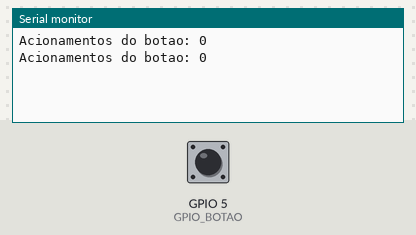
Recording of a sketch running on a simulated ESP32. Shown: the last lines printed to the serial monitor. The inputs (shaded band) are chosen by the test bench; at power-on: GPIO 5 (GPIO_BOTAO) LOW.

Above: at 1.2 s.
1.3 s: GPIO 5 (GPIO_BOTAO) pulled HIGH for 0.15 s
At 2.3 s:
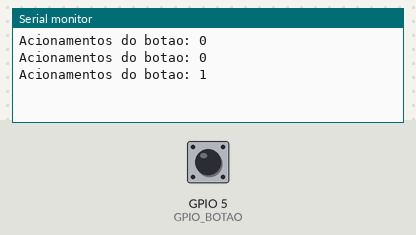
2.9 s: GPIO 5 (GPIO_BOTAO) pulled HIGH for 1 s
At 3.8 s:
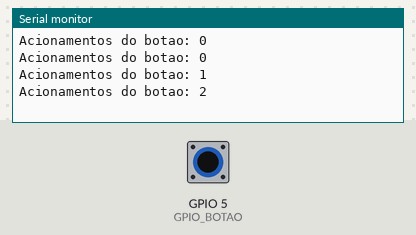
5.4 s: GPIO 5 (GPIO_BOTAO) pulled HIGH for 0.15 s
At 6.6 s:
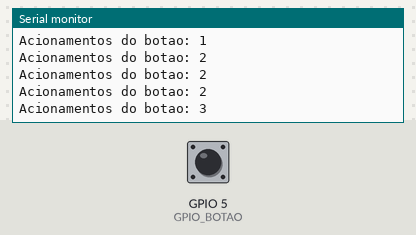
Timing chart, 0 to 8.4 s (numbered marks = the images above; inputs shaded):
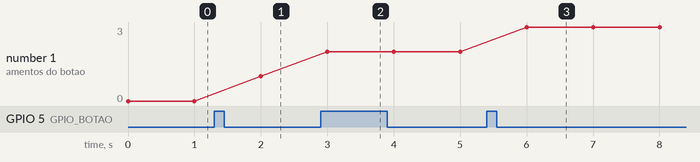

The sketch:

isr1.ino
```cpp
#define GPIO_BOTAO 5
#define TEMPO_DEBOUNCE 10 //ms

int contador_acionamentos = 0;
unsigned long timestamp_ultimo_acionamento = 0;

/* Função ISR (chamada quando há geração da
interrupção) */
void IRAM_ATTR funcao_ISR()
{
/* Conta acionamentos do botão considerando debounce */
if ( (millis() - timestamp_ultimo_acionamento) >= TEMPO_DEBOUNCE )
{
contador_acionamentos++;
timestamp_ultimo_acionamento = millis();
}
}


void setup()
{
Serial.begin(115200);

/* Configura o GPIO do botão como entrada
e configura interrupção externa no modo
RISING para ele.
*/
pinMode(GPIO_BOTAO, INPUT);
attachInterrupt(GPIO_BOTAO, funcao_ISR, RISING);
}

void loop()
{
Serial.print("Acionamentos do botao: ");
Serial.println(contador_acionamentos);
delay(1000);
}
```

Measured:
- after the input at 1.3 s, the serial monitor: prints a new line after 0.70 s (image 1)
- after the input at 2.9 s, the serial monitor: prints a new line after 0.10 s (image 2)
- after the input at 5.4 s, the serial monitor: prints a new line after 0.60 s (image 3)
- plotted number 1: 0 → 1 after the input at 1.3 s, 1 → 2 after the input at 2.9 s, 2 → 3 after the input at 5.4 s
